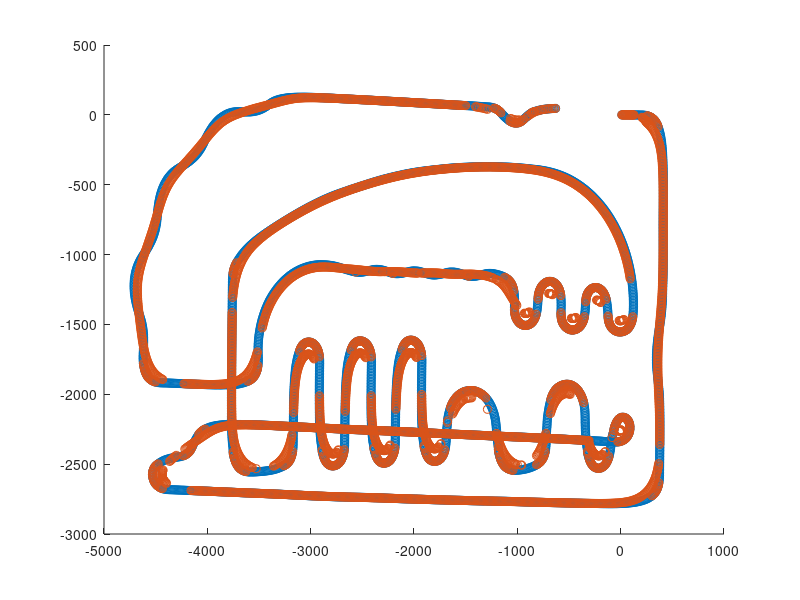

Write the MATLAB code that produced this figure. (Note: this script raises an error after producing the figure.)
%data = load("2024AllJapan_Dis,theta.txt");
%data = load("reRoeasymap_Dis,theta.txt");
data = load("reRomap_xy.txt");
%data = load("Distance, Theta.txt");

AllEuclideanDistance = 0;

% 距離と角度の列を抽出
distance = data(:, 1);
theta = data(:, 2);
theta_adj = theta .* 1;

% ゼロでない距離のみを抽出
distance = nonzeros(distance);
theta = theta(1:length(distance));

% 変数の初期化
x = 0;
y = 0;
th = 0;

X = [];
Y = [];
Th = [];
originmap_EucildeanDistance = [];
array_originmap_atan2 = [];
array_radius = [];

% 距離と角度の値を反復処理
for i = 1:length(distance)
    %x = x + distance(i) * cos(th + theta_adj(i)/2); % 10mmの距離をx座標に変換
    %y = y + distance(i) * sin(th + theta_adj(i)/2); % 10mmの距離をy座標に変換
    th = th + theta_adj(i); % 角度を調整
    x = distance(i);%x座標
    y = theta(i);%y座標 thetaと書いてあるが，実際はy座標

    X = [X x];
    Y = [Y y];
    Th = [Th th];
end

origin_atan2 = atan2(Y(2)-Y(1), X(2)-X(1)); % 最初の角度を計算
array_originmap_atan2 = [origin_atan2]; % 最初の角度を配列に追加

% コースの全体距離を計算
for i = 1:length(X)-1
    EuclideanDistance(i) = sqrt((X(i+1) - X(i))^2 + (Y(i+1) - Y(i))^2);
    originmap_EucildeanDistance = [originmap_EucildeanDistance EuclideanDistance(i)];
    origin_atan2 = atan2(Y(i+1)-Y(i),X(i+1)-X(i));
    delta_origin_atan2 = origin_atan2 - array_originmap_atan2(end);
    if delta_origin_atan2 > pi
        origin_atan2 = origin_atan2 - 2 * pi;
    elseif delta_origin_atan2 < -pi
        origin_atan2 = origin_atan2 + 2 * pi;
    end
    delta_origin_atan2_2 = origin_atan2 - array_originmap_atan2(end);
    radius = abs(EuclideanDistance(i) / delta_origin_atan2_2);
    if radius > 1000
        radius = 1000;
    end
    array_originmap_atan2 = [array_originmap_atan2 origin_atan2];
    array_radius = [array_radius radius];
    AllEuclideanDistance = AllEuclideanDistance + EuclideanDistance(i);
end

% 平滑化のための変数の初期化
X_smooth = [];
Y_smooth = [];
Th_smooth = [];
Th_delta = [];
EuclideanDistance = [];
array_shortcutmap_radius = [];
AllEuclideanDistance_shortcut = 0; % ユークリッド距離の総和の初期化
distance_threshold = 1; % 距離のしきい値を設定（例：10mm）

% 最初の点を追加
X_smooth = X(1);
Y_smooth = Y(1);
Th_smooth = Th(1); % 初期角度も追加

% 移動平均を計算
n = numel(X);
for i = 2:n
    % 終点に近づくとき、窓のサイズを徐々に小さくする
    remaining_points = n - i + 1;
    windowSize = min(min(i, remaining_points), 50); % 窓のサイズを設定

    % shortcutmap_radiusが200以下のときはwindowSizeを1にする
    if exist('radius', 'var') && array_radius(i - 1) <= 250
        windowSize = 1;
    end

    if i <= windowSize
        temp_x = sum(X(1:i)) / i; % Xの移動平均
        temp_y = sum(Y(1:i)) / i; % Yの移動平均
    else
        temp_x = sum(X(i-windowSize+1:i)) / windowSize; % Xの移動平均
        temp_y = sum(Y(i-windowSize+1:i)) / windowSize; % Yの移動平均
    end
    
    euclidean_dist = sqrt((temp_x - X_smooth(end))^2 + (temp_y - Y_smooth(end))^2);

    if euclidean_dist > distance_threshold
        % 新しい座標を追加
        X_smooth = [X_smooth temp_x];
        Y_smooth = [Y_smooth temp_y];
        
        % 新しい角度を計算
        dx = temp_x - X_smooth(end-1); % x方向の差
        dy = temp_y - Y_smooth(end-1); % y方向の差
        new_th2 = atan2(dy, dx); % 前の座標との角度を計算

        % atan2の例外処理
        delta_th2 = new_th2 - Th_smooth(end);
        if delta_th2 > pi
            new_th2 = new_th2 - 2 * pi;
        elseif delta_th2 < -pi
            new_th2 = new_th2 + 2 * pi;
        end

        delta_th3 = new_th2 - Th_smooth(end); % 角速度の差分
        
        Th_smooth = [Th_smooth new_th2]; % 補正した角度を使用
        Th_delta = [Th_delta delta_th3];

        shortcutmap_radius = abs(euclidean_dist / delta_th3);
        if shortcutmap_radius > 1000
           shortcutmap_radius = 1000;
        end
        
        array_shortcutmap_radius = [array_shortcutmap_radius shortcutmap_radius];
        
        % ユークリッド距離を保存
        EuclideanDistance = [EuclideanDistance euclidean_dist];
        AllEuclideanDistance_shortcut = AllEuclideanDistance_shortcut + euclidean_dist;
        euclidean_dist = 0;
    end
end

% オリジナルコースとショートカットコースの総距離を表示
disp('コースの総距離:')
fprintf('%.0fmm\n', AllEuclideanDistance);

disp('ショートカット経路の総距離:')
fprintf('%.0fmm\n', AllEuclideanDistance_shortcut);

% 元マップの曲率半径
output_file = 'originmap_radius.txt';
fid = fopen(output_file, 'w');
fprintf(fid, '%f\n', [array_radius]);
fclose(fid);
disp('オリジナルマップの角度をファイルに保存されました。');

% 元マップの角度
output_file = 'originmap_atan2.txt';
fid = fopen(output_file, 'w');
fprintf(fid, '%f\n', [array_originmap_atan2]);
fclose(fid);
disp('オリジナルマップの角度をファイルに保存されました。');

% 元マップの座標間のユークリッド距離
output_file = 'originmap_EuclideanDistance.txt';
fid = fopen(output_file, 'w');
fprintf(fid, '%f\n', [originmap_EucildeanDistance]);
fclose(fid);
disp('オリジナルマップのユークリッド距離をファイルに保存されました。');

% ショートカット経路座標をファイルに保存
output_file = 'Shortcutdata_output.txt';
fid = fopen(output_file, 'w');
fprintf(fid, '%f %f\n', [X_smooth; Y_smooth]);
fclose(fid);
disp('ショートカット座標がファイルに保存されました。');

% ショートカット座標間のユークリッド距離をファイルに保存
output_file = 'EuclideanDistance_output.txt';
fid = fopen(output_file, 'w');
fprintf(fid, '%f\n', EuclideanDistance);
fclose(fid);
disp('ショートカット座標間の距離がファイルに保存されました。');

output_file = 'atan2.txt';
fid = fopen(output_file, 'w');
fprintf(fid, '%f\n', Th_smooth);
fclose(fid);
disp('atan2で計算された角速度がファイルに保存されました。');

output_file = 'atan2_delta.txt';
fid = fopen(output_file, 'w');
fprintf(fid, '%f\n', Th_delta);
fclose(fid);
disp('比較した角速度がファイルに保存されました。');

output_file = 'shortcutmap_radius.txt';
fid = fopen(output_file, 'w');
fprintf(fid, '%f\n', array_shortcutmap_radius);
fclose(fid);
disp('ショートカット経路の曲率半径がファイルに保存されました。');

% オリジナルコースとショートカットコースをプロット
figure(1);
scatter(X, Y, 'red')
hold on
scatter(X_smooth, Y_smooth, 'blue')
xline(0, "-r")
xline(-1000, "-r")
yline(0, "-r")
grid on
grid minor
axis equal
legend('Original MAP (red)', 'Shortcut MAP (blue)')
